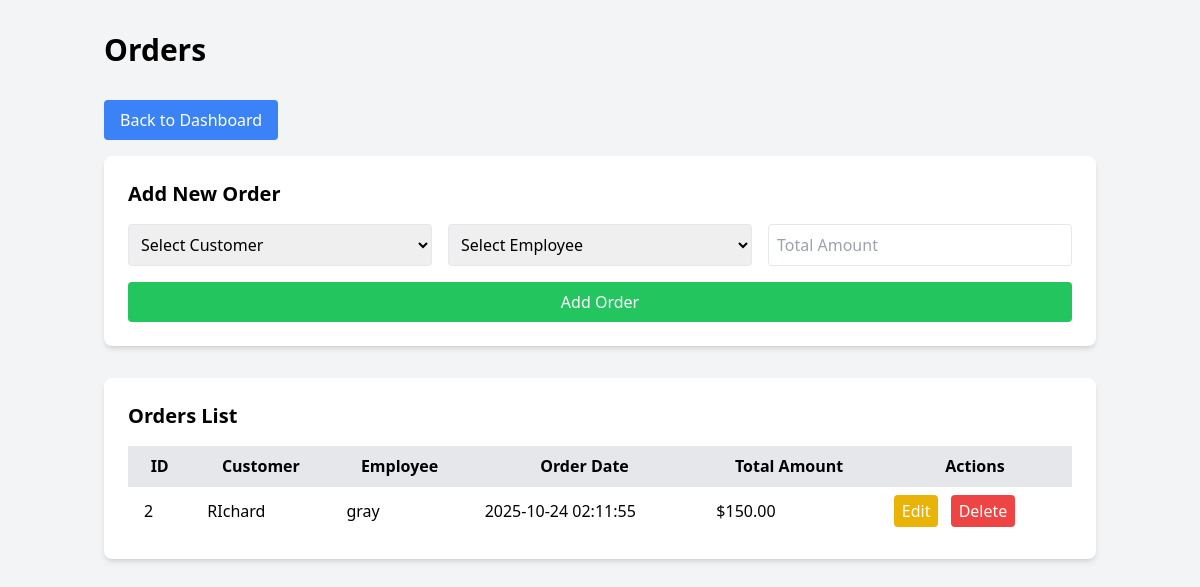
/orders.php, run on the app's committed database.
### tables this page shows
CREATE TABLE `orders` (
  `OrderID` int(11) NOT NULL,
  `CustomerID` int(11) DEFAULT NULL,
  `EmployeeID` int(11) DEFAULT NULL,
  `OrderDate` datetime DEFAULT current_timestamp(),
  `TotalAmount` decimal(10,2) NOT NULL
);

CREATE TABLE `customers` (
  `CustomerID` int(11) NOT NULL,
  `Name` varchar(100) NOT NULL,
  `Contact` varchar(50) DEFAULT NULL,
  `Email` varchar(100) DEFAULT NULL
);

CREATE TABLE `employees` (
  `EmployeeID` int(11) NOT NULL,
  `Name` varchar(100) NOT NULL,
  `Role` varchar(50) DEFAULT NULL,
  `Contact` varchar(50) DEFAULT NULL
);

### orders.php (the view, shortened to what this page needs)
<?php
$conn = new mysqli("localhost", "root", "", "db");
$result = $conn->query("SELECT o.*, c.Name as CustomerName, e.Name as EmployeeName FROM Orders o LEFT JOIN Customers c ON o.CustomerID = c.CustomerID LEFT JOIN Employees e ON o.EmployeeID = e.EmployeeID");
$orders = $result->fetch_all(MYSQLI_ASSOC);
?>
<!DOCTYPE html>
<html lang="en">
<head>
    <script src="https://cdn.tailwindcss.com"></script>
</head>
<body class="bg-gray-100">
    <div class="container mx-auto px-4 py-8">
        <h1 class="text-3xl font-bold mb-8">Orders</h1>
        <a href="index.php" class="bg-blue-500 text-white px-4 py-2 rounded mb-4 inline-block">Back to Dashboard</a>
        <div class="bg-white p-6 rounded-lg shadow-md mb-8">
            <h2 class="text-xl font-semibold mb-4">Add New Order</h2>
            <form method="POST" class="grid grid-cols-1 md:grid-cols-3 gap-4">
                <select name="customerid" class="border p-2 rounded" required>
                    <option value="">Select Customer</option>
                </select>
                <select name="employeeid" class="border p-2 rounded" required>
                    <option value="">Select Employee</option>
                </select>
                <input type="number" step="0.01" name="totalamount" placeholder="Total Amount" required class="border p-2 rounded">
                <button type="submit" name="add" class="bg-green-500 text-white px-4 py-2 rounded col-span-1 md:col-span-3">Add Order</button>
            </form>
        </div>
        <div class="bg-white p-6 rounded-lg shadow-md">
            <h2 class="text-xl font-semibold mb-4">Orders List</h2>
            <table class="w-full table-auto">
                <thead>
                    <tr class="bg-gray-200">
                        <th class="px-4 py-2">ID</th>
                        <th class="px-4 py-2">Customer</th>
                        <th class="px-4 py-2">Employee</th>
                        <th class="px-4 py-2">Order Date</th>
                        <th class="px-4 py-2">Total Amount</th>
                        <th class="px-4 py-2">Actions</th>
                    </tr>
                </thead>
                <tbody>
                    <?php foreach ($orders as $order): ?>
                    <tr class="border-t">
                        <td class="px-4 py-2"><?php echo $order['OrderID']; ?></td>
                        <td class="px-4 py-2"><?php echo $order['CustomerName']; ?></td>
                        <td class="px-4 py-2"><?php echo $order['EmployeeName']; ?></td>
                        <td class="px-4 py-2"><?php echo $order['OrderDate']; ?></td>
                        <td class="px-4 py-2">$<?php echo number_format($order['TotalAmount'], 2); ?></td>
                        <td class="px-4 py-2">
                            <button onclick="editOrder(<?php echo $order['OrderID']; ?>, '<?php echo $order['CustomerID']; ?>', '<?php echo $order['EmployeeID']; ?>', '<?php echo $order['TotalAmount']; ?>')" class="bg-yellow-500 text-white px-2 py-1 rounded mr-2">Edit</button>
                            <form method="POST" class="inline">
                                <button type="submit" name="delete" class="bg-red-500 text-white px-2 py-1 rounded" onclick="return confirm('Are you sure?')">Delete</button>
                            </form>
                        </td>
                    </tr>
                    <?php endforeach; ?>
                </tbody>
            </table>
        </div>
    </div>
</body>
</html>

### data on the page
orders: OrderID "2", CustomerID.Name "RIchard", EmployeeID.Name "gray", OrderDate "2025-10-24 02:11:55", TotalAmount "150.00"
